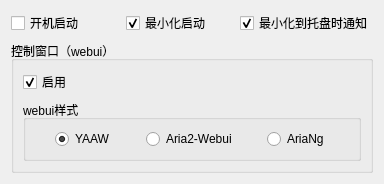
<?xml version="1.0" encoding="UTF-8"?>
<ui version="4.0">
 <class>setting</class>
 <widget class="QDialog" name="setting">
  <property name="geometry">
   <rect>
    <x>0</x>
    <y>0</y>
    <width>384</width>
    <height>160</height>
   </rect>
  </property>
  <property name="windowTitle">
   <string>设置</string>
  </property>
  <property name="windowIcon">
   <iconset resource="aria2Launcher.qrc">
    <normaloff>:/aria2Launcher/resource/img/setting.png</normaloff>:/aria2Launcher/resource/img/setting.png</iconset>
  </property>
  <layout class="QGridLayout" name="gridLayout">
   <item row="0" column="0">
    <widget class="QCheckBox" name="sww">
     <property name="text">
      <string>开机启动</string>
     </property>
    </widget>
   </item>
   <item row="0" column="2">
    <widget class="QCheckBox" name="tn">
     <property name="text">
      <string>最小化到托盘时通知</string>
     </property>
     <property name="checked">
      <bool>true</bool>
     </property>
    </widget>
   </item>
   <item row="0" column="1">
    <widget class="QCheckBox" name="sh">
     <property name="text">
      <string>最小化启动</string>
     </property>
     <property name="checked">
      <bool>true</bool>
     </property>
    </widget>
   </item>
   <item row="1" column="0" colspan="3">
    <widget class="QGroupBox" name="groupBox">
     <property name="title">
      <string>控制窗口（webui）</string>
     </property>
     <layout class="QGridLayout" name="gridLayout_2">
      <item row="0" column="0">
       <widget class="QCheckBox" name="isWebui">
        <property name="text">
         <string>启用</string>
        </property>
        <property name="checked">
         <bool>true</bool>
        </property>
       </widget>
      </item>
      <item row="1" column="0">
       <widget class="QGroupBox" name="groupBox_2">
        <property name="title">
         <string>webui样式</string>
        </property>
        <layout class="QGridLayout" name="gridLayout_3">
         <item row="0" column="0" alignment="Qt::AlignHCenter">
          <widget class="QRadioButton" name="yaaw">
           <property name="text">
            <string>YAAW</string>
           </property>
           <property name="checked">
            <bool>true</bool>
           </property>
          </widget>
         </item>
         <item row="0" column="1" alignment="Qt::AlignHCenter">
          <widget class="QRadioButton" name="aria2webui">
           <property name="text">
            <string>Aria2-Webui</string>
           </property>
          </widget>
         </item>
         <item row="0" column="2" alignment="Qt::AlignHCenter">
          <widget class="QRadioButton" name="ariang">
           <property name="text">
            <string>AriaNg</string>
           </property>
           <property name="checked">
            <bool>false</bool>
           </property>
          </widget>
         </item>
        </layout>
       </widget>
      </item>
     </layout>
    </widget>
   </item>
  </layout>
 </widget>
 <resources>
  <include location="aria2Launcher.qrc"/>
 </resources>
 <connections/>
</ui>
